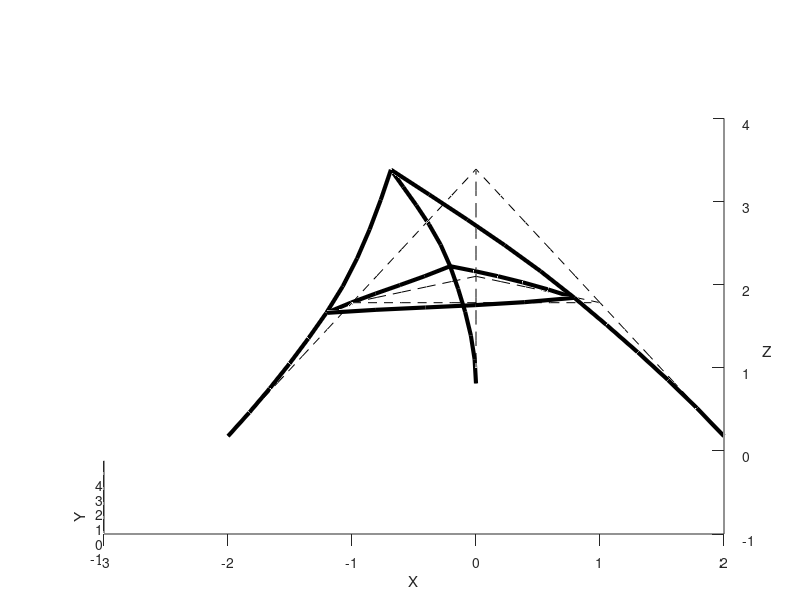

The MATLAB script that drew this image:
clear all;

n_div=5;  % number of divisions for each of the straight segment

% next block: set up geometric model
keypts=[1 -2 0 0; 2 2 0 0; 3 0 3.6 0; 4 -1 0.6 1.5; ...
        5 1 0.6 1.5; 6 0 2.4 1.5; 7 0 1.2 3];
segments=[1 1 4; 2 2 5; 3 3 6; 4 4 5; 5 5 6;...
          6 6 4; 7 4 7; 8 5 7; 9 6 7];

% next block: create nodes and elements
n_keypts=size(keypts,1);
n_segments=size(segments,1);
n_nodes=n_segments*(n_div-1)+ n_keypts;
n_elements=n_segments*n_div;
nodes=zeros(n_nodes,4);
elements=zeros(n_elements,3);
nodes(1:n_keypts,1:4)=keypts;
k=n_keypts+1;
e=1;
for s=1:size(segments,1)
  sx=keypts(segments(s,2),2); 
  sy=keypts(segments(s,2),3);
  sz=keypts(segments(s,2),4);
  ex=keypts(segments(s,3),2); 
  ey=keypts(segments(s,3),3);
  ez=keypts(segments(s,3),4);
  if n_div>1
    x=linspace(sx,ex,n_div+1);
    y=linspace(sy,ey,n_div+1);
    z=linspace(sz,ez,n_div+1);
    elements(e,1:3)=[e segments(s,2) k];
    e=e+1;
    for i=2:n_div-1
      nodes(k,1:4)=[k x(i) y(i) z(i)];
      elements(e, 1:3)=[e k k+1];
      e=e+1;
      k=k+1;
    end
    nodes(k,1:4)=[k x(n_div) y(n_div) z(n_div)];
    elements(e,1:3)=[e k segments(s,3)];
    e=e+1;
    k=k+1;
  elseif n_div==1
    elements(e,1:3)=[e segments(s,2) segments(s,3)];
    e=e+1;
  else
    return;   % if wrong n_div
  end
end
nodes(1:n_nodes,1)=[1:n_nodes]';

materials=[2e9 8e8]'; % set up material properties

% next block: cross-sectional properties
geometry=zeros(n_elements,6);
geometry(:,1)=[1:n_elements]';
geometry(:,3)=1e-4;
geometry(:,4)=8.3333e-10;
geometry(:,5)=8.3333e-10;
geometry(:,6)=1.6667e-9;

forces(1,:)=[7 -200 -200 100 0 0 0]; % external forces

% next block: displacement boundary conditions
bcsdisp=zeros(3*6,3);
bcsdisp(1:6,1:2)=[ones(1,6);1:6]';
bcsdisp(7:12,1:2)=[ones(1,6)*2;1:6]';
bcsdisp(13:18,1:2)=[ones(1,6)*3;1:6]';

% next block: set up constants and empty matrices 
nNodes=size(nodes,1);
nElements=size(elements,1);
E=materials(1,1);
G=materials(2,1);
alpha=geometry(:,2)/180*pi;
A=geometry(:,3);
Iy=geometry(:,4);
Iz=geometry(:,5);
J=geometry(:,6);
K=zeros(6*nNodes,6*nNodes);
F=zeros(6*nNodes,1);
length=zeros(nElements,1);
direction_cos=zeros(nElements,3);

% for-loop: compute the global stiffness matrix
for e=1:nElements
  node1=elements(e,2);
  node2=elements(e,3);
  dv=nodes(node2,2:4)-nodes(node1,2:4);
  length(e)=norm(dv);
  direction_cos(e,:)=dv/length(e);
  % set up intermediate quantities
  EAL=E*A(e)/length(e);
  GJL=G*J(e)/length(e);
  EIzL=E*Iz(e)/(length(e));
  EIyL=E*Iy(e)/(length(e));
  EIzL2=EIzL/length(e);
  EIyL2=EIyL/length(e);
  EIzL3=EIzL2/length(e);
  EIyL3=EIyL2/length(e);
  % next 9 lines: element k matrix in local coordinate system 
  k=zeros(12,12);
  k(1,1)=EAL;  k(2,2)=12*EIzL3;  k(3,3)=12*EIyL3; k(4,4)=GJL;
  k(5,3)=-6*EIyL2; k(5,5)=4*EIyL; k(6,2)=6*EIzL2; k(6,6)=4*EIzL;
  k(7,1)=-EAL;  k(7,7)=EAL;  k(8,2)=-12*EIzL3;  k(8,6)=-6*EIzL2;
  k(8,8)=12*EIzL3;  k(9,3)=-12*EIyL3;  k(9,5)=6*EIyL2;
  k(9,9)=12*EIyL3;  k(10,4)=-GJL;  k(10,10)=GJL;  k(11,3)=-6*EIyL2;
  k(11,5)=2*EIyL;  k(11,9)=6*EIyL2;  k(11,11)=4*EIyL;  k(12,2)=6*EIzL2;
  k(12,6)=2*EIzL;  k(12,8)=-6*EIzL2;  k(12,12)=4*EIzL;
  k=k+k'-eye(12).*diag(k);
  % next 16 lines: calculate lambda
  d=sqrt(dv(1)^2 + dv(3)^2);
  if abs(d)>1e-10*length(e)
    lambda1=zeros(3,3);
    lambda1(1,:)=direction_cos(e,:);
    lambda1(2,:)=1/(d*length(e))*...
          [-dv(1)*dv(2) dv(1)^2+dv(3)^2 -dv(2)*dv(3)];
    lambda1(3,:)=1/d*[-dv(3) 0 dv(1)];
    lambda2=[1  0    0
            0 cos(alpha(e)) sin(alpha(e))
            0 -sin(alpha(e)) cos(alpha(e))];
    lambda=lambda1*lambda2;
  else
    lambda=[0 1 0
          -cos(alpha(e)) 0 sin(alpha(e))
           sin(alpha(e)) 0 cos(alpha(e))];
  end
  % for-loop: create the big lambda matrix
  for i=0:3
    Lambda(i*3+1:i*3+3,i*3+1:i*3+3)=lambda;
  end
  k=inv(Lambda)*k*Lambda; % transform to global coordinate system
  % assembly 
  K(6*node1-5:6*node1, 6*node1-5:6*node1) ...
            =K(6*node1-5:6*node1, 6*node1-5:6*node1) +k(1:6,1:6);
  K(6*node1-5:6*node1, 6*node2-5:6*node2) ...
            =K(6*node1-5:6*node1, 6*node2-5:6*node2) +k(1:6,7:12);
  K(6*node2-5:6*node2, 6*node1-5:6*node1) ...
            =K(6*node2-5:6*node2, 6*node1-5:6*node1) +k(7:12,1:6);
  K(6*node2-5:6*node2, 6*node2-5:6*node2) ...
            =K(6*node2-5:6*node2, 6*node2-5:6*node2) +k(7:12,7:12);            
end

% set up the global force vector
for i=1:size(forces,1)
  node = forces(i,1);
  F(6*node-5:6*node)= forces(i,2:7);
end

% next block: apply the displacement BC using the penalty method
penalty=abs(max(max(K)))*1e7;
for i=1:size(bcsdisp,1)
  node = bcsdisp(i,1);
  disp_type = bcsdisp(i,2);
  K(6*node + disp_type - 6, 6*node + disp_type - 6)= penalty;
  F(6*node + disp_type - 6)= penalty*bcsdisp(i,3);
end

d=K\F;  % solve global linear system
max(abs(d))   % maximum displacement

% next block: plotting
figure(1);
d=d*1e2;
clf;
hold on;
% for-loop: plot the deformed and undeformed structure
for e=1:nElements
  nd1=elements(e,2);
  nd2=elements(e,3);
  x1=nodes(nd1,2); y1=nodes(nd1,4); z1=nodes(nd1,3);
  x2=nodes(nd2,2); y2=nodes(nd2,4); z2=nodes(nd2,3);
  plot3([x1 x2], [y1 y2], [z1 z2],'k--');       
  plot3([x1+d(6*nd1-5) x2+d(6*nd2-5)],[y1+d(6*nd1-3) ...
         y2+d(6*nd2-3)], [z1+d(6*nd1-4) z2+d(6*nd2-4)],...
         'k-','LineWidth',3);
end
set(gca,'Ydir','reverse');    % reverse the y-axis for plotting
xlabel('X'); ylabel('Z'); zlabel('Y');
view(0,-80);
hold off;
